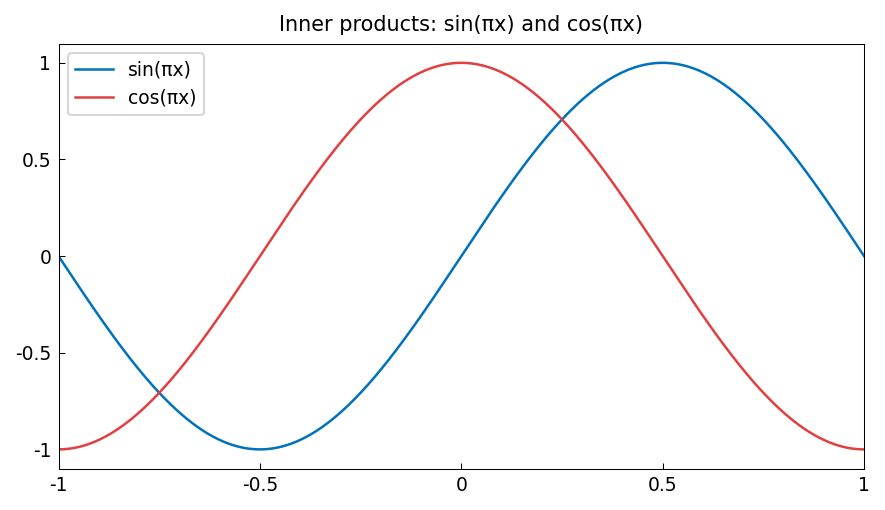

Source code (Python):
"""Inner products and orthogonality of Chebfun functions.

Demonstrates computing L2 inner products using Chebfun integration,
verifying orthogonality of Legendre and Chebyshev polynomials.

Credit: Inspired by Chebfun linalg examples.
Original MATLAB Chebfun: Copyright 2017 by The University of Oxford and
The Chebfun Developers. See https://www.chebfun.org/ for Chebfun information.
"""
import os

os.environ.setdefault("XLA_PYTHON_CLIENT_PREALLOCATE", "false")

import matplotlib

matplotlib.use("Agg")
import os
import sys

import jax.numpy as jnp
import matplotlib.pyplot as plt

sys.path.insert(0, os.path.join(os.path.dirname(__file__), '..', '..', 'src'))

import chebfunjax as cj
from chebfunjax.plotting import chebfun_style

chebfun_style()

from chebfunjax.plotting import plot


def run():
    print("=" * 60)
    print("Inner products and orthogonality")
    print("=" * 60)

    dom = (-1.0, 1.0)

    # --- L2 inner product: <f, g> = integral of f*g over [-1,1] ------
    f = cj.chebfun(lambda x: jnp.sin(jnp.pi * x), domain=dom)
    g = cj.chebfun(lambda x: jnp.cos(jnp.pi * x), domain=dom)

    # <sin(pi x), cos(pi x)> = (1/2) int sin(2*pi*x) dx from -1 to 1 = 0
    fg = cj.chebfun(lambda x: jnp.sin(jnp.pi * x) * jnp.cos(jnp.pi * x), domain=dom)
    inner_fg = float(fg.sum())
    print(f"\n<sin(pi x), cos(pi x)> = {inner_fg:.2e}  (exact: 0)")
    assert abs(inner_fg) < 1e-12

    # <sin(pi x), sin(pi x)> = int sin^2(pi x) dx from -1 to 1 = 1
    f2 = cj.chebfun(lambda x: jnp.sin(jnp.pi * x)**2, domain=dom)
    norm_f_sq = float(f2.sum())
    print(f"<sin(pi x), sin(pi x)> = {norm_f_sq:.12f}  (exact: 1.0)")
    assert abs(norm_f_sq - 1.0) < 1e-12

    # --- Legendre polynomial orthogonality ---------------------------
    # P_0(x) = 1, P_1(x) = x, P_2(x) = (3x^2-1)/2
    # <P_m, P_n> = 2/(2n+1) * delta_{mn}
    P0 = cj.chebfun(lambda x: jnp.ones_like(x), domain=dom)
    P1 = cj.chebfun(lambda x: x, domain=dom)
    P2 = cj.chebfun(lambda x: (3.0*x**2 - 1.0) / 2.0, domain=dom)

    # Cross terms should vanish
    ip_01 = float(cj.chebfun(lambda x: jnp.ones_like(x) * x, domain=dom).sum())
    ip_02 = float(cj.chebfun(lambda x: (3.0*x**2 - 1.0)/2.0, domain=dom).sum())
    ip_12 = float(cj.chebfun(lambda x: x * (3.0*x**2 - 1.0)/2.0, domain=dom).sum())

    print("\nLegendre orthogonality:")
    print(f"  <P0, P1> = {ip_01:.2e}  (exact: 0)")
    print(f"  <P0, P2> = {ip_02:.2e}  (exact: 0)")
    print(f"  <P1, P2> = {ip_12:.2e}  (exact: 0)")
    assert abs(ip_01) < 1e-14
    assert abs(ip_02) < 1e-14
    assert abs(ip_12) < 1e-14

    # Diagonal norms: <Pn, Pn> = 2/(2n+1)
    ip_00 = float(cj.chebfun(lambda x: jnp.ones_like(x)**2, domain=dom).sum())
    ip_11 = float(cj.chebfun(lambda x: x**2, domain=dom).sum())
    ip_22 = float(cj.chebfun(lambda x: ((3.0*x**2 - 1.0)/2.0)**2, domain=dom).sum())
    print(f"  <P0, P0> = {ip_00:.12f}  (exact: 2/1 = 2)")
    print(f"  <P1, P1> = {ip_11:.12f}  (exact: 2/3 = {2/3:.12f})")
    print(f"  <P2, P2> = {ip_22:.12f}  (exact: 2/5 = {2/5:.12f})")
    assert abs(ip_00 - 2.0) < 1e-13
    assert abs(ip_11 - 2.0/3.0) < 1e-13
    assert abs(ip_22 - 2.0/5.0) < 1e-13

    # --- Chebyshev polynomial weighted orthogonality -----------------
    # T_m, T_n orthogonal with weight w(x) = 1/sqrt(1-x^2)
    # <T_m, T_n>_w = int T_m(x)*T_n(x)/sqrt(1-x^2) dx = 0 if m != n
    # T_0(x) = 1, T_1(x) = x, T_2(x) = 2x^2 - 1, T_3(x) = 4x^3 - 3x
    # Odd * even = odd function => int over [-1,1] = 0 (no weight needed)
    # T_1 (odd) * T_2 (even) = odd => int = 0
    # T_0 (even) * T_1 (odd) = odd => int = 0
    ip_T0T1 = float(cj.chebfun(lambda x: 1.0 * x, domain=dom).sum())
    ip_T1T2 = float(cj.chebfun(lambda x: x * (2.0*x**2 - 1.0), domain=dom).sum())
    print("\nChebyshev parity orthogonality (odd*even = 0):")
    print(f"  int T0*T1 dx = {ip_T0T1:.2e}  (exact: 0, T1 is odd)")
    print(f"  int T1*T2 dx = {ip_T1T2:.2e}  (exact: 0, T1*T2 is odd)")
    assert abs(ip_T0T1) < 1e-14
    assert abs(ip_T1T2) < 1e-14

    # T_0*T_2 are both even, so not zero without weight
    ip_T0T2 = float(cj.chebfun(lambda x: 1.0 * (2.0*x**2 - 1.0), domain=dom).sum())
    print(f"  int T0*T2 dx = {ip_T0T2:.10f}  (exact: -2/3 = {-2/3:.10f})")
    assert abs(ip_T0T2 - (-2.0/3.0)) < 1e-13

    # --- Norm of a polynomial ----------------------------------------
    # ||x^2 - 1/3||_{L2} = sqrt(int (x^2-1/3)^2 dx from -1 to 1)
    # = sqrt(8/45)
    p = cj.chebfun(lambda x: x**2 - 1.0/3.0, domain=dom)
    norm_p = float(p.norm(2))
    exact_norm = float(jnp.sqrt(jnp.array(8.0/45.0)))
    print(f"\n||x^2 - 1/3||_2 = {norm_p:.12f}")
    print(f"Exact sqrt(8/45) = {exact_norm:.12f}")
    assert abs(norm_p - exact_norm) < 1e-12

    # --- Plots -------------------------------------------------------
    _here = os.path.dirname(os.path.abspath(__file__))
    fig, ax = plot(f, title="Inner products: sin(πx) and cos(πx)",
                   label="sin(πx)")
    plot(g, ax=ax, color="#E04040", label="cos(πx)")
    ax.legend(fontsize=9)
    fig.savefig(os.path.join(_here, "chebfun_inner_products.png"),
                dpi=150, bbox_inches="tight")
    plt.close(fig)

    print("\nAll assertions passed.")
    return True

if __name__ == "__main__":
    run()
